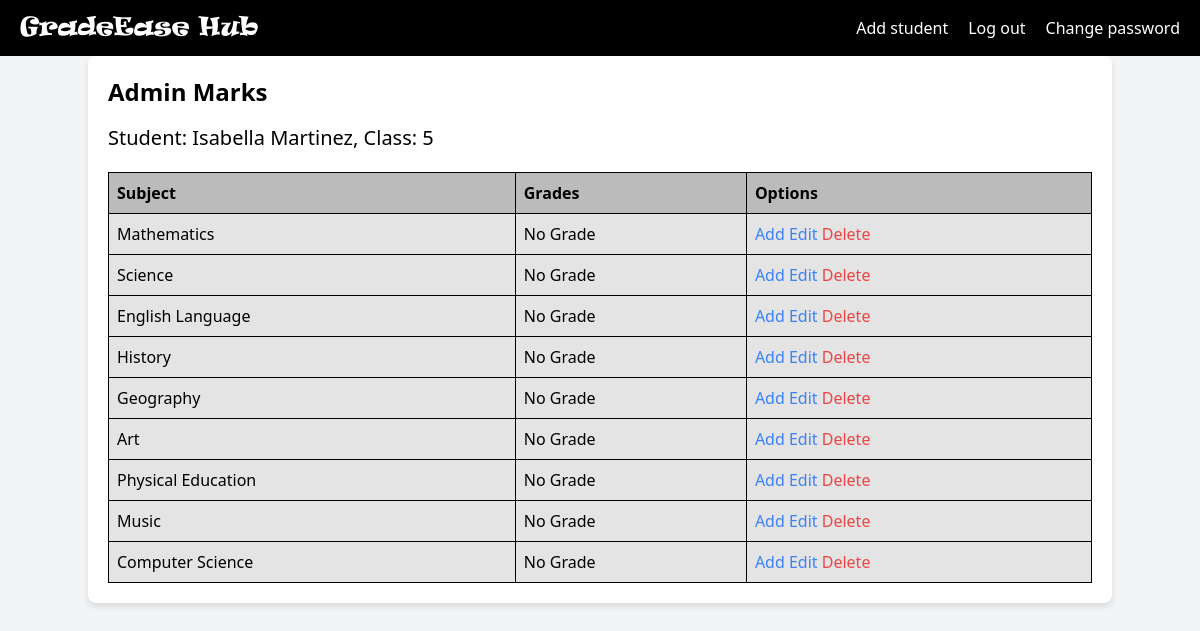
The page /pages/admin_marks.php?student_id=50 on the database as committed earlier.
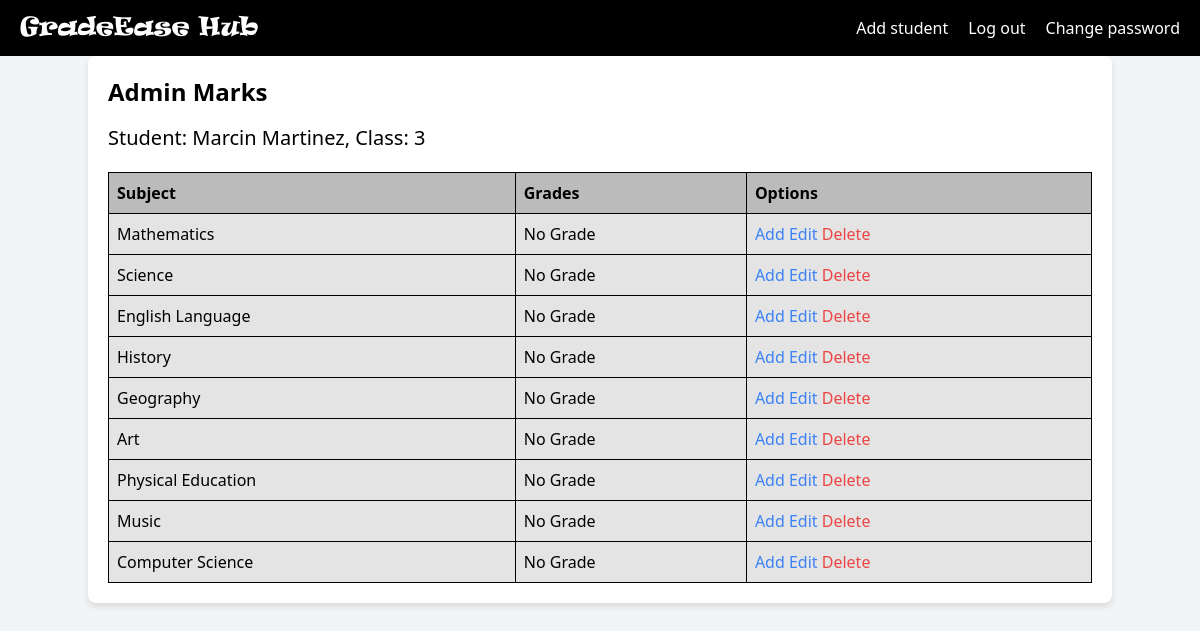
The same page on the database as committed later.
### tables this page shows
CREATE TABLE `students` (
  `student_id` int(11) NOT NULL,
  `user_id` int(11) NOT NULL,
  `class` varchar(50) NOT NULL
);

CREATE TABLE `users` (
  `user_id` int(11) NOT NULL,
  `login` varchar(50) NOT NULL,
  `password` varchar(255) NOT NULL,
  `name` varchar(50) NOT NULL,
  `surname` varchar(50) NOT NULL,
  `role_as` tinyint(4) NOT NULL DEFAULT 0,
  `date_of_birth` date DEFAULT NULL,
  `created_at` timestamp NOT NULL DEFAULT current_timestamp()
);

### pages/admin_marks.php (the view, shortened to what this page needs)
<?php
include_once "../scripts/connect.php";
$user_id = $_GET['student_id'];
$sql_student = "
    SELECT users.name, users.surname, students.class
    FROM users
    INNER JOIN students ON users.user_id = students.user_id
    WHERE users.user_id = :user_id
";
$stmt_student = $conn->prepare($sql_student);
$stmt_student->bindParam(':user_id', $user_id, PDO::PARAM_INT);
$stmt_student->execute();
$student = $stmt_student->fetch(PDO::FETCH_ASSOC);
$sql_grades = "
    SELECT subjects.subject_id, subjects.subject_name, GROUP_CONCAT(COALESCE(grades.grade_value, 'No Grade') ORDER BY grades.date_of_issuance DESC SEPARATOR ', ') AS grades_list
    FROM subjects
    LEFT JOIN grades ON subjects.subject_id = grades.subject_id AND grades.student_id = (
        SELECT student_id FROM students WHERE user_id = :user_id
    )
    GROUP BY subjects.subject_id, subjects.subject_name
";
$stmt_grades = $conn->prepare($sql_grades);
$stmt_grades->bindParam(':user_id', $user_id, PDO::PARAM_INT);
$stmt_grades->execute();
$grades = $stmt_grades->fetchAll(PDO::FETCH_ASSOC);
?>
<!DOCTYPE html>
<html lang="en">
<head>
    <link href="https://cdn.jsdelivr.net/npm/tailwindcss@2.2.19/dist/tailwind.min.css" rel="stylesheet">
    <link rel="stylesheet" href="../css/student.css">
</head>
<body>
    <div class="navbar">
    <div class="navbar-brand">
            <a href="admin.php" class="text-white">GradeEase Hub</a>
        </div>
        <div class="navbar-links">
            <a href="addstudent.php">Add student</a>
            <a href="../scripts/logout.php">Log out</a>
            <a href="change_passw.php">Change password</a>
        </div>
    </div>
    <div class="container mx-auto p-4">
        <h1 class="text-2xl font-bold mb-4">Admin Marks</h1>
        <div>
            <h2 class="text-xl mb-2">Student: <?php echo htmlspecialchars($student['name'] . ' ' . $student['surname']); ?>, Class: <?php echo htmlspecialchars($student['class']); ?></h2>
            <table class="table-auto w-full">
                <thead>
                    <tr>
                        <th class="px-4 py-2">Subject</th>
                        <th class="px-4 py-2">Grades</th>
                        <th class="px-4 py-2">Options</th>
                    </tr>
                </thead>
                <tbody>
                    <?php foreach ($grades as $grade) { ?>
                        <tr>
                            <td class="border px-4 py-2"><?php echo htmlspecialchars($grade['subject_name']); ?></td>
                            <td class="border px-4 py-2"><?php echo htmlspecialchars($grade['grades_list']); ?></td>
                            <td class="border px-4 py-2">
                                <a href="add_mark.php?student_id=<?php echo $user_id; ?>&subject_id=<?php echo $grade['subject_id']; ?>" class="text-blue-500 hover:underline">Add</a>
                                <a href="edit_mark.php?student_id=<?php echo $user_id; ?>&subject_id=<?php echo $grade['subject_id']; ?>" class="text-blue-500 hover:underline">Edit</a>
                                <a href="delete_mark.php?student_id=<?php echo $user_id; ?>&subject_id=<?php echo $grade['subject_id']; ?>" class="text-red-500 hover:underline">Delete</a>
                            </td>
                        </tr>
                    <?php } ?>
                </tbody>
            </table>
        </div>
    </div>
</body>
</html>

Rows that differ between the two databases and show on the page:
changed students: user.surname "Isabella Martinez" → "Marcin Martinez"; class "5" → "3"
